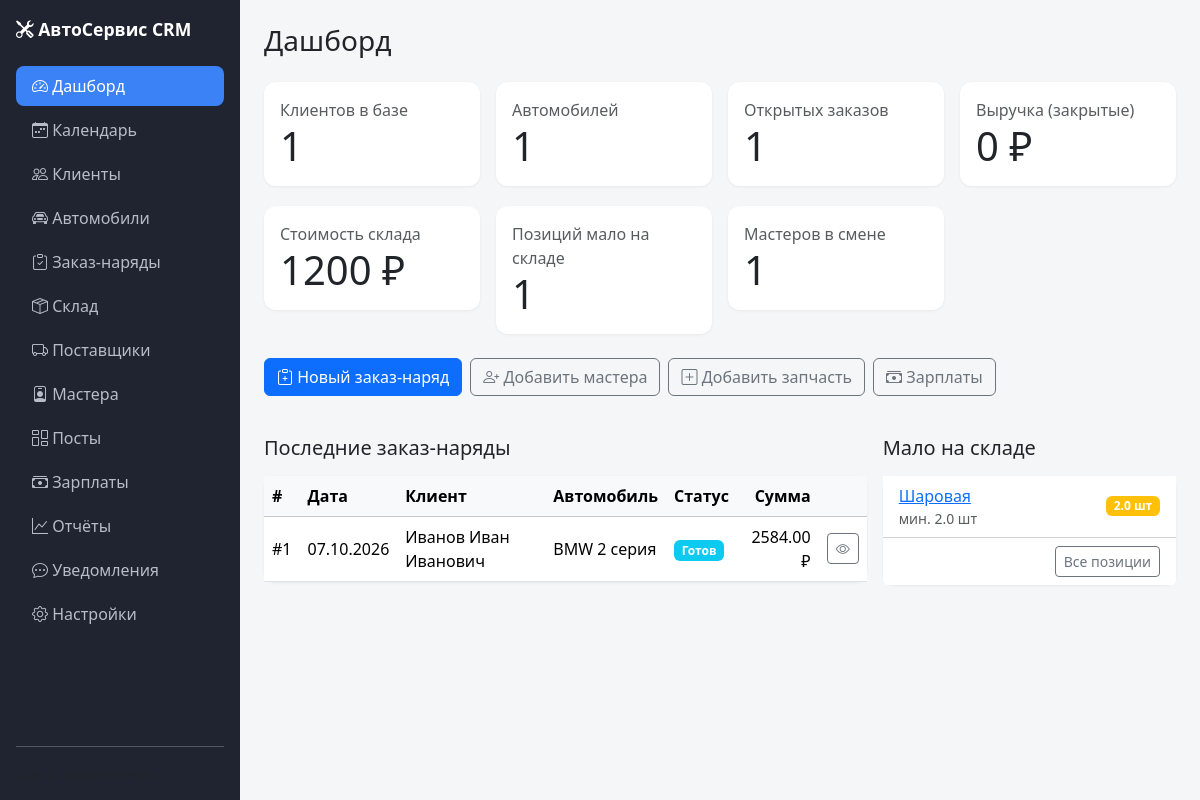
The page / on the database its author committed.
### models.py (models this page shows, shortened)
class Order(db.Model):
    __tablename__ = "orders"
    id = db.Column(db.Integer, primary_key=True)
    client_id = db.Column(db.Integer, db.ForeignKey("clients.id"), nullable=False, index=True)
    car_id = db.Column(db.Integer, db.ForeignKey("cars.id"), nullable=False, index=True)
    status = db.Column(db.String(20), nullable=False, default="new", index=True)
    intake_mileage = db.Column(db.Integer)
    complaint = db.Column(db.Text)
    notes = db.Column(db.Text)
    created_at = db.Column(db.DateTime, default=lambda: datetime.now(timezone.utc))
    closed_at = db.Column(db.DateTime)
    car = db.relationship("Car", backref="orders")
    works = db.relationship(
        "OrderWork",
        backref="order",
        cascade="all, delete-orphan",
        lazy=True,
        order_by="OrderWork.id",
    )
    parts = db.relationship(
        "OrderPart",
        backref="order",
        cascade="all, delete-orphan",
        lazy=True,
        order_by="OrderPart.id",
    )
    @property
    def total_works(self):
        return sum((w.price or 0) for w in self.works)
    @property
    def total_parts(self):
        return sum(((p.quantity or 0) * (p.price or 0)) for p in self.parts)
    @property
    def total(self):
        return self.total_works + self.total_parts
    @property
    def status_label(self):
        return ORDER_STATUSES.get(self.status, self.status)

class Client(db.Model):
    __tablename__ = "clients"
    id = db.Column(db.Integer, primary_key=True)
    full_name = db.Column(db.String(200), nullable=False)
    phone = db.Column(db.String(30), nullable=False, unique=True, index=True)
    email = db.Column(db.String(120))
    comment = db.Column(db.Text)
    created_at = db.Column(db.DateTime, default=lambda: datetime.now(timezone.utc))
    cars = db.relationship("Car", backref="client", cascade="all, delete-orphan", lazy=True, order_by="Car.id.desc()")
    orders = db.relationship("Order", backref="client", lazy=True)

class Car(db.Model):
    __tablename__ = "cars"
    id = db.Column(db.Integer, primary_key=True)
    client_id = db.Column(db.Integer, db.ForeignKey("clients.id"), nullable=False, index=True)
    brand = db.Column(db.String(80), nullable=False)
    model = db.Column(db.String(80), nullable=False)
    year = db.Column(db.Integer)
    vin = db.Column(db.String(40), index=True)
    plate = db.Column(db.String(20), index=True)
    mileage = db.Column(db.Integer)
    engine_volume = db.Column(db.String(20))
    transmission = db.Column(db.String(40))
    comment = db.Column(db.Text)
    created_at = db.Column(db.DateTime, default=lambda: datetime.now(timezone.utc))

class OrderWork(db.Model):
    __tablename__ = "order_works"
    id = db.Column(db.Integer, primary_key=True)
    order_id = db.Column(db.Integer, db.ForeignKey("orders.id"), nullable=False, index=True)
    name = db.Column(db.String(200), nullable=False)
    hours = db.Column(db.Float, default=0)
    price = db.Column(db.Float, default=0)
    master = db.Column(db.String(120))
    master_id = db.Column(db.Integer, db.ForeignKey("masters.id"), nullable=True)
    master_obj = db.relationship("Master", backref="works")

class OrderPart(db.Model):
    __tablename__ = "order_parts"
    id = db.Column(db.Integer, primary_key=True)
    order_id = db.Column(db.Integer, db.ForeignKey("orders.id"), nullable=False, index=True)
    name = db.Column(db.String(200), nullable=False)
    quantity = db.Column(db.Float, default=1)
    price = db.Column(db.Float, default=0)
    part_id = db.Column(db.Integer, db.ForeignKey("parts.id"), nullable=True)
    written_off = db.Column(db.Boolean, default=False)
    stock_part = db.relationship("Part", backref="order_parts")

class Part(db.Model):
    __tablename__ = "parts"
    id = db.Column(db.Integer, primary_key=True)
    sku = db.Column(db.String(80), index=True)
    name = db.Column(db.String(200), nullable=False, index=True)
    brand = db.Column(db.String(120))
    unit = db.Column(db.String(20), default="шт")
    purchase_price = db.Column(db.Float, default=0)
    price = db.Column(db.Float, default=0)
    stock = db.Column(db.Float, default=0)
    min_stock = db.Column(db.Float, default=0)
    supplier_id = db.Column(db.Integer, db.ForeignKey("suppliers.id"), nullable=True)
    comment = db.Column(db.Text)
    created_at = db.Column(db.DateTime, default=lambda: datetime.now(timezone.utc))
    supplier = db.relationship("Supplier", backref="parts")
    movements = db.relationship(
        "StockMovement",
        backref="part",
        cascade="all, delete-orphan",
        lazy=True,
        order_by="StockMovement.id.desc()",
    )
    @property
    def is_low(self):
        try:
            return (self.stock or 0) <= (self.min_stock or 0) and (self.min_stock or 0) > 0
        except Exception:
            return False
    @property
    def title(self):
        if self.brand:
            return f"{self.name} ({self.brand})"
        return self.name

### app.py (the view)
@app.route("/")
def index():
    open_statuses = ("new", "in_progress", "waiting_parts", "done")
    closed = Order.query.filter_by(status="closed").all()
    all_parts = Part.query.all()
    today = date.today()
    start_today = datetime.combine(today, datetime.min.time())
    end_today = datetime.combine(today, datetime.max.time())
    today_appointments = Appointment.query.filter(
        Appointment.start_at >= start_today,
        Appointment.start_at <= end_today,
    ).count()
    stats = {
        "clients": Client.query.count(),
        "cars": Car.query.count(),
        "open_orders": Order.query.filter(Order.status.in_(open_statuses)).count(),
        "revenue": sum(o.total for o in closed),
        "stock_value": sum(((p.stock or 0) * (p.purchase_price or 0)) for p in all_parts),
        "low_stock": sum(1 for p in all_parts if p.is_low),
        "masters": Master.query.filter_by(is_active=True).count(),
        "today_appointments": today_appointments,
    }
    recent_orders = Order.query.order_by(Order.id.desc()).limit(5).all()
    low_stock_parts = sorted([p for p in all_parts if p.is_low], key=lambda x: x.name)[:5]
    return render_template(
        "index.html",
        stats=stats,
        recent_orders=recent_orders,
        low_stock_parts=low_stock_parts,
    )

### app.py (called while the page is built)
@app.context_processor
def inject_globals():
    return {
        "ORDER_STATUSES": ORDER_STATUSES,
        "MOVEMENT_TYPES": MOVEMENT_TYPES,
        "MOVEMENT_COLORS": MOVEMENT_COLORS,
        "APPOINTMENT_STATUSES": APPOINTMENT_STATUSES,
        "APPOINTMENT_COLORS": APPOINTMENT_COLORS,
        "STATUS_COLORS": {
            "new": "secondary",
            "in_progress": "primary",
            "waiting_parts": "warning",
            "done": "info",
            "closed": "success",
            "canceled": "danger",
        },
    }

### templates/index.html (shortened to what this page needs)
{% extends "base.html" %}
{% block content %}
<h1 class="h3 mb-4">Дашборд</h1>
<div class="row g-3">
    <div class="col-md-3">
        <div class="card stat-card"><div class="card-body">
            <div class="text-muted">Клиентов в базе</div>
            <div class="display-6">{{ stats.clients }}</div>
        </div></div>
    </div>
    <div class="col-md-3">
        <div class="card stat-card"><div class="card-body">
            <div class="text-muted">Автомобилей</div>
            <div class="display-6">{{ stats.cars }}</div>
        </div></div>
    </div>
    <div class="col-md-3">
        <div class="card stat-card"><div class="card-body">
            <div class="text-muted">Открытых заказов</div>
            <div class="display-6">{{ stats.open_orders }}</div>
        </div></div>
    </div>
    <div class="col-md-3">
        <div class="card stat-card"><div class="card-body">
            <div class="text-muted">Выручка (закрытые)</div>
            <div class="display-6">{{ "%.0f"|format(stats.revenue) }} ₽</div>
        </div></div>
    </div>
</div>
<div class="row g-3 mt-1">
    <div class="col-md-3">
        <div class="card stat-card"><div class="card-body">
            <div class="text-muted">Стоимость склада</div>
            <div class="display-6">{{ "%.0f"|format(stats.stock_value) }} ₽</div>
        </div></div>
    </div>
    <div class="col-md-3">
        <div class="card stat-card"><div class="card-body">
            <div class="text-muted">Позиций мало на складе</div>
            <div class="display-6">{{ stats.low_stock }}</div>
        </div></div>
    </div>
    <div class="col-md-3">
        <div class="card stat-card"><div class="card-body">
            <div class="text-muted">Мастеров в смене</div>
            <div class="display-6">{{ stats.masters }}</div>
        </div></div>
    </div>
</div>
<div class="mt-4 d-flex gap-2 flex-wrap">
    <a href="{{ url_for('order_new') }}" class="btn btn-primary">
        <i class="bi bi-clipboard-plus"></i> Новый заказ-наряд
    </a>
    <a href="{{ url_for('master_new') }}" class="btn btn-outline-secondary">
        <i class="bi bi-person-plus"></i> Добавить мастера
    </a>
    <a href="{{ url_for('part_new') }}" class="btn btn-outline-secondary">
        <i class="bi bi-plus-square"></i> Добавить запчасть
    </a>
    <a href="{{ url_for('salary_report') }}" class="btn btn-outline-secondary">
        <i class="bi bi-cash-stack"></i> Зарплаты
    </a>
</div>
<div class="row g-3 mt-4">
    <div class="col-lg-8">
        <h2 class="h5 mb-3">Последние заказ-наряды</h2>
        <div class="card stat-card">
            <div class="table-responsive">
                <table class="table table-hover mb-0 align-middle">
                    <thead class="table-light">
                    <tr>
                        <th>#</th>
                        <th>Дата</th>
                        <th>Клиент</th>
                        <th>Автомобиль</th>
                        <th>Статус</th>
                        <th class="text-end">Сумма</th>
                        <th></th>
                    </tr>
                    </thead>
                    <tbody>
                    {% for order in recent_orders %}
                        <tr>
                            <td>#{{ order.id }}</td>
                            <td>{{ order.created_at.strftime("%d.%m.%Y") }}</td>
                            <td>{{ order.client.full_name }}</td>
                            <td>{{ order.car.brand }} {{ order.car.model }}</td>
                            <td>
                                <span class="badge bg-{{ STATUS_COLORS.get(order.status, 'secondary') }}">
                                    {{ order.status_label }}
                                </span>
                            </td>
                            <td class="text-end">{{ "%.2f"|format(order.total) }} ₽</td>
                            <td class="text-end">
                                <a href="{{ url_for('order_detail', order_id=order.id) }}"
                                   class="btn btn-sm btn-outline-secondary"><i class="bi bi-eye"></i></a>
                            </td>
                        </tr>
                    {% else %}
                        <tr><td colspan="7" class="text-center text-muted py-4">Заказ-нарядов пока нет.</td></tr>
                    {% endfor %}
                    </tbody>
                </table>
            </div>
        </div>
    </div>
    <div class="col-lg-4">
        <h2 class="h5 mb-3">Мало на складе</h2>
        <div class="card stat-card">
            <div class="card-body p-0">
                {% if low_stock_parts %}
                    <ul class="list-group list-group-flush">
                        {% for p in low_stock_parts %}
                            <li class="list-group-item d-flex justify-content-between align-items-center">
                                <div>
                                    <a href="{{ url_for('part_detail', part_id=p.id) }}">{{ p.title }}</a>
                                    <div class="text-muted small">мин. {{ p.min_stock }} {{ p.unit }}</div>
                                </div>
                                <span class="badge bg-{{ 'danger' if (p.stock or 0) <= 0 else 'warning' }}">
                                    {{ p.stock or 0 }} {{ p.unit }}
                                </span>
                            </li>
                        {% endfor %}
                    </ul>
                {% else %}
                    <div class="p-4 text-center text-muted">Все запасы в норме.</div>
                {% endif %}
            </div>
            <div class="card-footer bg-white text-end">
                <a href="{{ url_for('parts_list', low='1') }}" class="btn btn-sm btn-outline-secondary">
                    Все позиции
                </a>
            </div>
        </div>
    </div>
</div>
{% endblock %}

### static/css/style.css (style rules this page uses)
body { background: #f5f6f8; font-family: system-ui, -apple-system, "Segoe UI", Roboto, sans-serif; }
.stat-card { border: none; border-radius: .75rem; box-shadow: 0 1px 3px rgba(0, 0, 0, .06); }

### rows shown on the page
Order: id "1", created_at "07.10.2026", client.full_name "Иванов Иван Иванович", car.brand "BMW", car.model "2 серия", status_label "Готов"
OrderWork: total "2584.00"
Part: title "Шаровая", min_stock "2.0", unit "шт", stock "2.0"

### other values the page prints
{{ stats.clients }} "1"
{{ stats.cars }} "1"
{{ stats.open_orders }} "1"
{{ "%.0f"|format(stats.revenue) }} "0"
{{ "%.0f"|format(stats.stock_value) }} "1200"
{{ stats.low_stock }} "1"
{{ stats.masters }} "1"
